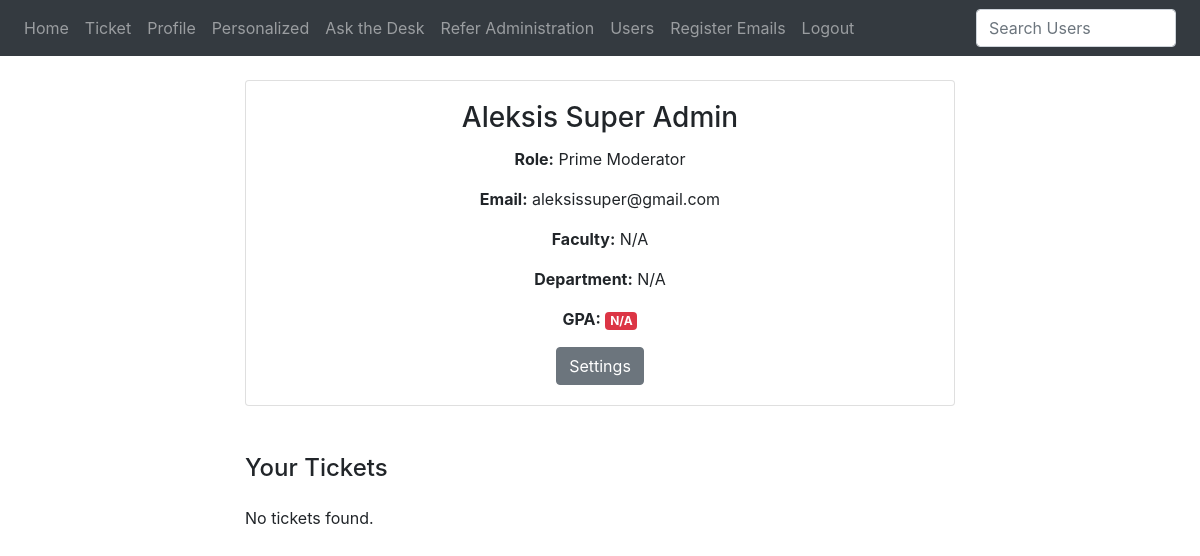
The app's page /profile (signed in) with its own data.
### website/models.py (models this page shows)
class User(db.Model, UserMixin):
    id = db.Column(db.Integer, primary_key=True)
    email = db.Column(db.String(150), unique=True, nullable=False)
    password = db.Column(db.String(150), nullable=False)
    first_name = db.Column(db.String(150), nullable=False)
    department_id = db.Column(db.Integer, db.ForeignKey("department.id"), nullable=True)
    faculty_id = db.Column(db.Integer, db.ForeignKey("faculty.id"), nullable=True)
    gpa = db.Column(db.Float, nullable=True)
    role_id = db.Column(db.Integer, db.ForeignKey("role.id"), nullable=False)
    allow_ticket_visibility = db.Column(
        db.Boolean, default=True
    )  # New field for visibility
    role = db.relationship("Role", backref="users", lazy=True)
    faculty = db.relationship("Faculty", backref="users", lazy=True)

### website/views.py (the view)
@views.route("/profile")
@login_required
def profile():
    tickets = (
        Ticket.query.filter_by(user_id=current_user.id)
        .order_by(Ticket.date.desc())
        .all()
    )
    return render_template("profile.html", user=current_user, tickets=tickets)

### website/__init__.py (called while the page is built)
def create_app():
    app = Flask(__name__)
    app.config["SECRET_KEY"] = "hjshjhdjah kjshkjdhjs"  # Use a secure key in production
    app.config["SQLALCHEMY_DATABASE_URI"] = f"sqlite:///{DB_NAME}"
    db.init_app(app)
    from .views import views
    from .auth import auth
    app.register_blueprint(views, url_prefix="/")
    app.register_blueprint(auth, url_prefix="/")
    from .models import User
    with app.app_context():
        db.create_all()
    login_manager = LoginManager()
    login_manager.login_view = "auth.login"
    login_manager.init_app(app)
    @login_manager.user_loader
    def load_user(id):
        return User.query.get(int(id))
    return app

### website/templates/profile.html (shortened to what this page needs)
{% extends "base.html" %}
{% block content %}
<div class="container">
  <div class="row justify-content-center my-4">
    <div class="col-md-8">
      <div class="card text-center">
        <div class="card-body">
          <h3 class="card-title">{{ user.first_name }}</h3>
          <p class="card-text">
            <strong>Role:</strong>
            {% if user.role.name == 'Admin' %}
                Moderator
            {% elif user.role.name == 'Super Admin' %}
                Prime Moderator
            {% elif user.role.name == 'Desk Support' %}
                Support
            {% else %}
                {{ user.role.name }}
            {% endif %}
          </p>
          <p class="card-text"><strong>Email:</strong> {{ user.email }}</p>
          {% if user.role.name == 'Teacher' %}
            <p class="card-text"><strong>Faculty:</strong> {{ user.faculty.name if user.faculty else 'N/A' }}</p>
          {% else %}
            <p class="card-text"><strong>Faculty:</strong> {{ user.faculty.name if user.faculty else 'N/A' }}</p>
            <p class="card-text"><strong>Department:</strong> {{ user.department.name if user.department else 'N/A' }}</p>
            <p class="card-text">
              <strong>GPA:</strong>
              <span class="badge badge-danger">{{ user.gpa if user.gpa else 'N/A' }}</span>
            </p>
          {% endif %}
          <a href="{{ url_for('views.settings') }}" class="btn btn-secondary">Settings</a>
        </div>
      </div>
    </div>
  </div>
  <div class="row justify-content-center">
    <div class="col-md-8">
      <h4 class="my-4">Your Tickets</h4>
      {% if tickets %}
        {% for ticket in tickets %}
        <div class="card mb-4">
          <div class="card-body">
            <h5 class="card-title">{{ ticket.title }}</h5>
            {% if ticket.original_ticket %}
            <p class="card-subtitle mb-2 text-muted"><em>Reply to "{{ ticket.original_ticket.title }}"</em></p>
            {% endif %}
            <p class="card-text">{{ ticket.content }}</p>
            <p class="card-text">
              <strong>Category:</strong> {{ ticket.category }} <br>
              <strong>Date:</strong> {{ ticket.date.strftime('%Y-%m-%d %H:%M:%S') }} <br>
              <strong>Upvotes:</strong> {{ ticket.upvotes }}
            </p>
            {% if ticket.image %}
            <img src="{{ url_for('static', filename='uploads/' ~ ticket.image) }}" alt="Ticket Image" class="img-fluid img-thumbnail mb-2">
            {% endif %}
            <div class="d-flex justify-content-between">
              <div>
                <form action="{{ url_for('views.delete_ticket', ticket_id=ticket.id) }}" method="POST" style="display:inline;">
                  <button type="submit" class="btn btn-danger btn-sm">Delete</button>
                </form>
                <a href="{{ url_for('views.edit_ticket', ticket_id=ticket.id) }}" class="btn btn-primary btn-sm">Edit</a>
              </div>
            </div>
          </div>
        </div>
        {% endfor %}
      {% else %}
        <p>No tickets found.</p>
      {% endif %}
    </div>
  </div>
</div>
{% endblock %}

### records on screen
User: first_name "Aleksis Super Admin", email "aleksissuper@gmail.com", gpa "N/A"

### other values on screen
{{ user.faculty.name if user.faculty else 'N/A' }} "N/A"
{{ user.department.name if user.department else 'N/A' }} "N/A"
